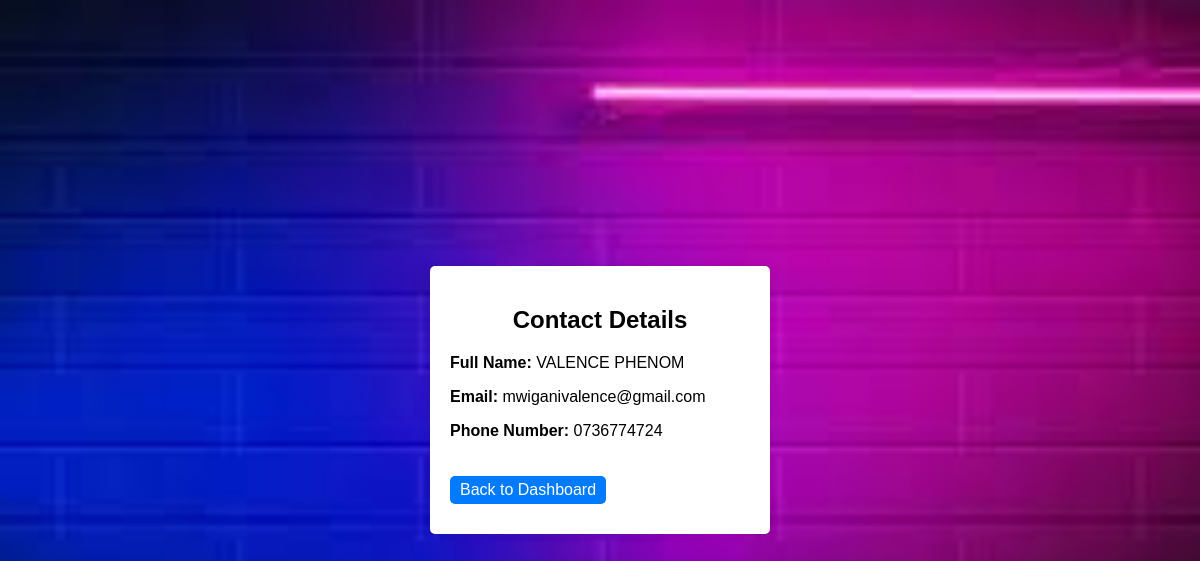
Screenshot of /view_contact.php?id=1 (signed in) with the database file from the repository.
### tables this page shows
CREATE TABLE `contacts` (
  `id` int(11) NOT NULL,
  `user_id` int(11) NOT NULL,
  `fullname` varchar(100) NOT NULL,
  `email` varchar(100) NOT NULL,
  `phonenumber` varchar(20) DEFAULT NULL,
  `created_at` timestamp NOT NULL DEFAULT current_timestamp()
);

### view_contact.php (the view, shortened to what this page needs)
<!DOCTYPE html>
<html>
<head>
    <link rel="stylesheet" href="style_view.css">
</head>
<body>
    <div class="contact-details">
<?php
include 'connect.php';
if (isset($_GET['id'])) {
    $contact_id = $_GET['id'];
    try {
        $stmt = $conn->prepare("SELECT * FROM contacts WHERE id = :contact_id AND user_id = :user_id");
        $stmt->bindParam(':contact_id', $contact_id);
        $stmt->bindParam(':user_id', $_SESSION['user_id']);
        $stmt->execute();
        $contact = $stmt->fetch(PDO::FETCH_ASSOC);
        if ($contact) {
            echo "<h2>Contact Details</h2>";
            echo "<p><strong>Full Name:</strong> " . $contact['fullname'] . "</p>";
            echo "<p><strong>Email:</strong> " . $contact['email'] . "</p>";
            echo "<p><strong>Phone Number:</strong> " . $contact['phonenumber'] . "</p>";
            echo '<p><a href="dashboard.php">Back to Dashboard</a></p>';
        }
    } catch(PDOException $e) {
        echo "Error: " . $e->getMessage();
        echo "Contact not found.";
    }
} else {
    echo "Contact ID not provided.";
}
?>
 </div>
</body>
</html>

### style_view.css (style rules this page uses)
body { font-family: Arial, sans-serif; margin: 0; padding: 0; background-image: url('backpic.jpeg'); background-size: cover; background-position: center; display: flex; justify-content: center; align-items: center; height: 100vh; }
.contact-details { width: 300px; background-color: #fff; padding: 20px; border-radius: 5px; box-shadow: 0 0 10px rgba(0, 0, 0, 0.1); }
.contact-details h2 { text-align: center; margin-bottom: 20px; }
.contact-details p { margin-bottom: 10px; }
.contact-details p strong { font-weight: bold; }
.contact-details a { display: inline-block; margin-top: 20px; text-decoration: none; padding: 5px 10px; background-color: #007bff; color: #fff; border-radius: 5px; transition: background-color 0.3s ease; }

### rows the page displays
contacts: fullname "VALENCE PHENOM", email "mwiganivalence@gmail.com", phonenumber "0736774724"
